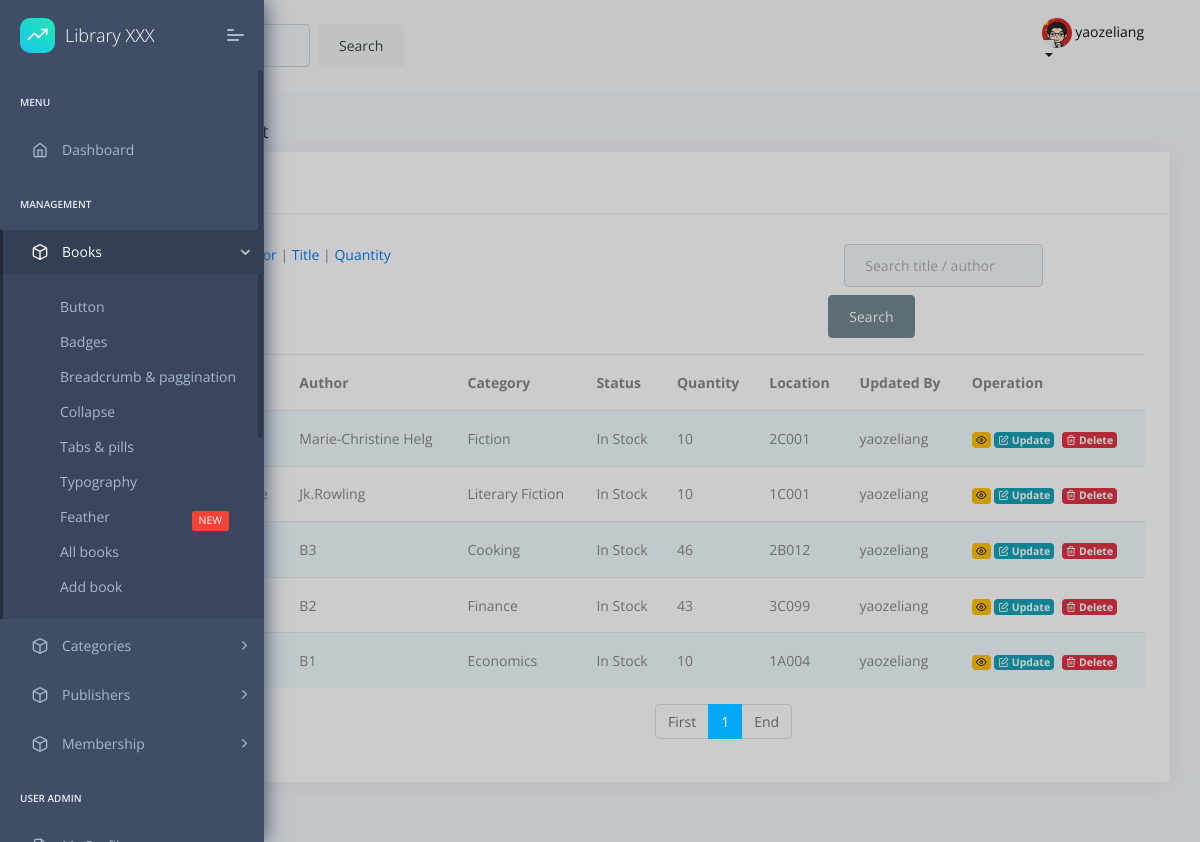
Page /book-list (signed in) on the committed database.
### book/models.py (models this page shows, shortened)
class Profile(models.Model):
    user = models.OneToOneField(User,null=True,on_delete=models.CASCADE)
    bio = models.TextField()
    profile_pic = models.ImageField(upload_to="profile/%Y%m%d/", blank=True,null=True)
    phone_number = models.CharField(max_length=30,blank=True)
    email = models.EmailField(max_length=50,blank=True)

class Book(models.Model):
    author = models.CharField("Author",max_length=20)
    title = models.CharField('Title',max_length=100)
    description = models.TextField()
    created = models.DateTimeField('Created Time',default=timezone.now)
    updated_at = models.DateTimeField(auto_now=True)
    total_borrow_times = models.PositiveIntegerField(default=0)
    quantity = models.PositiveIntegerField(default=10)
    category = models.ForeignKey(
        Category,
        null=True,
        blank=True,
        on_delete=models.SET_NULL,
        related_name='category'
    )
    publisher=models.ForeignKey(
        Publisher,
        null=True,
        blank=True,
        on_delete=models.SET_NULL,
        related_name='publisher'
    )
    status=models.IntegerField(choices=BOOK_STATUS,default=1)
    floor_number=models.IntegerField(choices=FLOOR,default=1)
    bookshelf_number=models.CharField('Bookshelf Number',max_length=10,default='0001')
    updated_by=models.CharField(max_length=20,default='yaozeliang')

class Category(models.Model):
    name = models.CharField(max_length=50, blank=True)
    created = models.DateTimeField(default=timezone.now)
    def __str__(self):
        return self.name

### book/views.py (the view)
# urls.py: path('book-list',BookListView.as_view(),name="book_list"),
class BookListView(LoginRequiredMixin,ListView):
    login_url = 'login'
    model=Book
    context_object_name = 'books'
    template_name = 'book/book_list.html'
    search_value=""
    order_field="-updated_at"
    def get_queryset(self):
        search =self.request.GET.get("search")
        order_by=self.request.GET.get("orderby")
        if order_by:
            all_books = Book.objects.all().order_by(order_by)
            self.order_field=order_by
        else:
            all_books = Book.objects.all().order_by(self.order_field)
        if search:
            all_books = all_books.filter(
                Q(title__icontains=search)|Q(author__icontains=search)
            )
            self.search_value=search
        self.count_total = all_books.count()
        paginator = Paginator(all_books, 6)
        page = self.request.GET.get('page')
        books = paginator.get_page(page)
        return books
    def get_context_data(self, *args, **kwargs):
        context = super(BookListView, self).get_context_data(*args, **kwargs)
        context['count_total'] = self.count_total
        context['search'] = self.search_value
        context['order'] = self.order_field
        return context

### templates/book/book_list.html (shortened to what this page needs)
{% extends "layouts/base.html" %}
{% block content %}
<div class="pcoded-content">
    <div class="pcoded-inner-content">
        <div class="page-header">
            <div class="page-block">
                <div class="row align-items-center">
                    <div class="col-md-12">
                        <div class="page-header-title">
                            <h5 class="m-b-10">Book Management</h5>
                        </div>
                    </div>
                </div>
            </div>
        </div>
        <div class="main-body">
            <div class="page-wrapper">
                <div class="row">
                    <div class="col-xl-12">
                        <div class="card">
                            <div class="card-header">
                                <h5>Total {{count_total}} books</h5>
                            </div>
                            <div class="card-block">
                                <div class='row'>
                                    <div class="col-8">
                                        <b>Sort By : - </b>
                                        <a href="{% url 'book_list' %}?search={{search}}&orderby=id">Id</a>  |
                                        <a href="{% url 'book_list' %}?search={{ search }}&orderby=author">Author</a> |
                                        <a href="{% url 'book_list' %}?search={{ search }}&orderby=title">Title</a> |
                                        <a href="{% url 'book_list' %}?search={{ search }}&orderby=quantity">Quantity</a>
                                    </div>
                                    <div class="col-4">
                                        <form class="form-inline mb-2">
                                            <div class="form-group mx-sm-3 mb-2">
                                                <input type="text"
                                                       class="form-control"
                                                       name="search",
                                                       id='search',
                                                       placeholder="Search title / author",
                                                       value={{search}}
                                                       >
                                            </div>
                                            <button type="submit" class="btn btn-secondary mb-2 btn-sm">Search</button>
                                        </form>
                                    </div>
                                </div>
                                <div class="table-responsive ">
                                    <table class="table table-striped">
                                        <thead>
                                            <tr>
                                                <th>#</th>
                                                <th>Title</th>
                                                <th>Author</th>
                                                <th>Category</th>
                                                <th>Status</th>
                                                <th>Quantity</th>
                                                <th>Location</th>
                                                <th>Updated By</th>
                                                <th>Operation</th>
                                            </tr>
                                        </thead>
                                        <tbody>
                                            {% for book in books %}
                                            <tr>
                                                <th scope="row">{{book.id}}</th>
                                                <td>{{book.title|slice:'10'}}</td>
                                                <td>{{book.author}}</td>
                                                <td>{{book.category}}</td>
                                                <td>{{book.get_status_display}}</td>
                                                <td>{{book.quantity}}</td>
                                                <td>{{book.floor_number}}{{book.bookshelf_number}}</td>
                                                <td>{{book.updated_by}}  </td>
                                                <td>
                                                    <a href="{% url 'book_detail' book.id%}" class="badge badge-warning"><i class="feather icon-eye"></i></a>
                                                    <a href="{% url 'book_update' book.id%}" class="badge badge-info"><i class="feather icon-edit"></i>&nbsp;Update</a>&nbsp;
                                                    <a href="{% url 'book_delete' book.id%}" class="badge badge-danger"><i class="feather icon-trash-2"></i>&nbsp;Delete</a>&nbsp;
                                                </td>
                                            </tr>
                                            {% endfor %}
                                        </tbody>
                                    </table>
                                </div>
                                <div class="row">
                                    <div class='col-6'>
                                        <a href="{% url 'book_create' %}" class='btn btn-primary'>Add book</a>
                                    </div>
                                    <div class='col-6'>
                                        <ul class="pagination m-auto">
                                          {% if books.has_previous %}
                                          <li class="page-item "><a href="?page=1&orderby={{ order }}&search={{ search }}"><span class="page-link">First</span></a></li>
                                          <li class="page-item"><a class="page-link" href="?page={{ books.previous_page_number }}&orderby={{ order }}&search={{ search }}">{{ books.previous_page_number }}</a></li>
                                          <li class="page-item active"><a class="page-link" href=""> {{ books.number }}</a></li>
                                          {% else %}
                                          <li class="page-item disabled"><a href="?page=1&orderby={{ order }}&search={{ search }}"><span class="page-link">First</span></a></li>
                                          <li class="page-item active"><a class="page-link" href=""> {{ books.number }}</a></li>
                                          {% endif %}
                                          {% if books.has_next %}
                                          <li class="page-item"><a class="page-link" href="?page={{ books.next_page_number }}&orderby={{ order }}&search={{ search }}">{{ books.next_page_number }}</a></li>
                                          <li class="page-item"><a class="page-link" href="?page={{ books.paginator.num_pages }}&orderby={{ order }}&search={{ search }}">Last</a></li>
                                          {% else %}
                                          <li class="page-item disabled"><a href=""><span class="page-link">End</span></a></li>
                                          {% endif %}
                                        </ul>
                                    </div>
                                </div>
                            </div>
                        </div>
                    </div>
                </div>
            </div>
        </div>
    </div>
</div>
{% endblock content %}

### templates/includes/navigation.html (shortened to what this page needs)
<nav class="navbar navbar-light bg-light justify-content-between">
  <div class="col-9">
    <form class="form-inline">
      <button class="btn btn-light my-2 my-sm-0" type="submit">Search</button>
    </form>
  </div>
  <div class="col-2 ">
    <div class="nav-item dropdown float-right">
      {% if user.is_authenticated %}
      <h6
        class="nav-link dropdown-toggle"
        href="#"
        id="navbarDropdown"
        data-toggle="dropdown"
        aria-haspopup="true"
        aria-expanded="false"
      >
      {% if user.profile.profile_pic %}
      <img src="{{user.profile.profile_pic.url}}" style="width:30px;height:30px;border-radius:50%;">
      {%else%}
      <img src="{% static 'assets/images/user/avatar-2.jpg' %} "style="width:30px;height:30px;border-radius:50%;" alt="">
      {% endif %}
      {{user.username}}
      </h6>
      {% else %}
      <a class="btn btn-primary" href="{% url 'login' %}"> Login </a>
      {% endif %}
    </div>
  </div>
</nav>

### rows in the picture
Book: author "Marie-Christine Helg", category "Fiction", status "In Stock", quantity "10", floor_number "2", bookshelf_number "C001", updated_by "yaozeliang"
Book: author "Jk.Rowling", category "Literary Fiction", status "In Stock", quantity "10", floor_number "1", bookshelf_number "C001", updated_by "yaozeliang"
Book: author "B3", category "Cooking", status "In Stock", quantity "46", floor_number "2", bookshelf_number "B012", updated_by "yaozeliang"
Book: author "B2", category "Finance", status "In Stock", quantity "43", floor_number "3", bookshelf_number "C099", updated_by "yaozeliang"
Book: author "B1", category "Economics", status "In Stock", quantity "10", floor_number "1", bookshelf_number "A004", updated_by "yaozeliang"

### other values in the picture
{{ user.username }} "yaozeliang"
{{ books.number }} "1"
